Frame 1 (no input): blank canvas, image omitted
Frame 60 (no input): blank canvas, image omitted
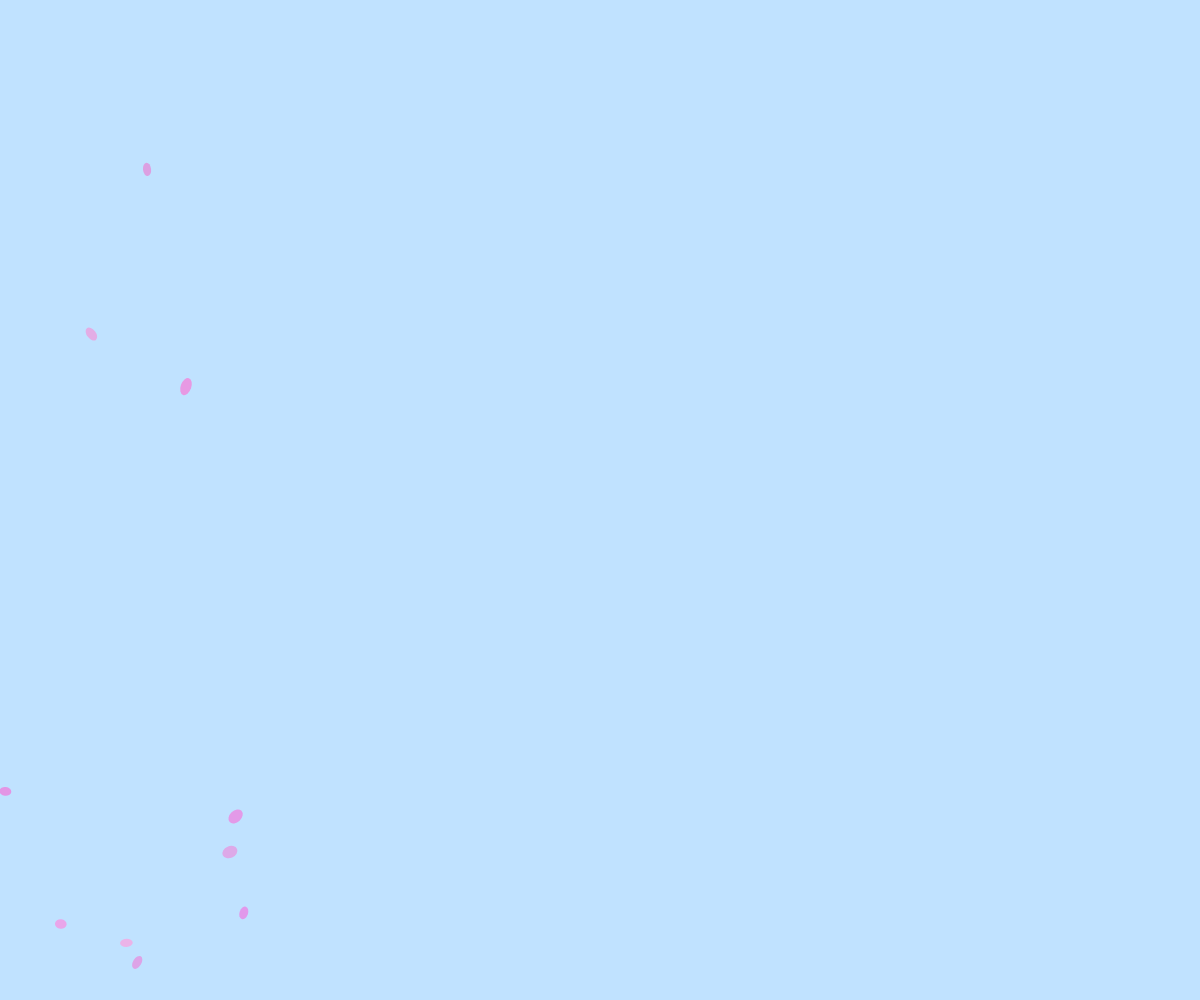
Frame 120 (the mouse pressed at the canvas centre since frame 60)

The p5.js sketch whose frames 1 and 60 were blank and that drew this single picture after the mouse press (run headless with seeded random() and noise() and a simulated clock; from frame 60 on, the mouse is pressed at the canvas centre):

// p5.js sketch
// ── sketch.js
var feather = [];
var g;
var k;

function setup() {
  createCanvas(windowWidth, windowHeight);
  noStroke();
  g = 0.2;
  k = 0.2;
}


function draw() {
  background("#C0E2FF");

  if (random(1)< 0.2){feather.push(new OBJ(0, random(-height,height)))}

for (let [i,f] of feather.entries()){
  let gravity = createVector(0, g * f.m);
  let resistance = f.v.copy().mult(f.v.mag()).mult(-k).mult(sin(f.theta)+2);
  f.applyForce(gravity);
  f.applyForce(resistance);
  let normalF = createVector(sin(f.theta)/5, -Math.abs(cos(f.theta))).mult(0.5);
  f.applyForce(normalF);
  let wind = createVector(1 , 0).mult(cos(f.theta)+2).mult(0.8);
  f.applyForce(wind)
  f.update();
  f.render();

  if (f.checkEdge() == true){feather.splice(i,1)}
}
}


class OBJ {
  constructor(x, y) {
    this.pos = createVector(x, y);
    this.v = createVector(0, 0);
    this.a = createVector(0, 0);
    this.m = random(8,12);
    this.r = random(1.1,1.8);
    this.c = color(random(220,235),random(150,190),random(225,235));
    this.theta = 0;
    this.n = random(1000);
  }

  applyForce(force) {
    //f = ma
    let f = p5.Vector.div(force, this.m);
    this.a.add(f);
  }

  update() {
    this.v = this.v.add(this.a);
    this.pos = this.pos.add(this.v);
    this.a.mult(0);
    this.theta += (noise(this.n+(this.pos.x+this.pos.y)/100)-0.5)/10
  }

  render() {
    push();
    fill(this.c);
    translate(this.pos.x, this.pos.y);
    rotate(this.theta);
    ellipse(0, 0, this.r* this.m, this.m);
    pop();
  }

  checkEdge(){
  return this.pos.x > width + 20 && this.pos.y > height + 20
  }

  reset(x, y, c) {
    this.pos.x = x;
    this.pos.y = y;
    this.c = c;
    this.v.mult(0);
  }
}
